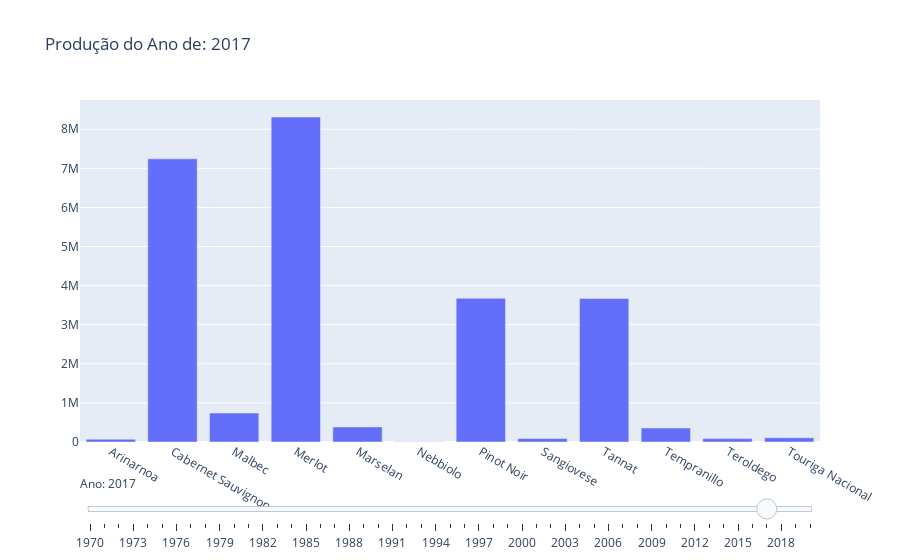

Source (notebook cell):
### Code cell
fig = go.Figure()

for step in utilized_red_grapes:
    fig.add_trace(
        go.Bar(
            visible=False,
            name=str(step),
            y=utilized_red_grapes[step],
            x=utilized_red_grapes.index
        )
    )

steps = []

for i in range(len(fig.data)):
    step = dict(
        method="update",
        args=[{"visible": [False] * len(fig.data)},
              {"title": f"Produção do Ano de: {valid_production_years[i]}"}],
        label=valid_production_years[i]
    )
    step["args"][0]["visible"][i] = True
    steps.append(step)

sliders = [dict(
    active=10,
    currentvalue={"prefix": "Ano: "},
    pad={"t": 30},
    steps=steps
)]

# for year in valid_production_years:
#     fig['layout']['sliders'][0]['steps'][i]['label'] = year

fig.update_layout(
    sliders=sliders
)

fig.show()
